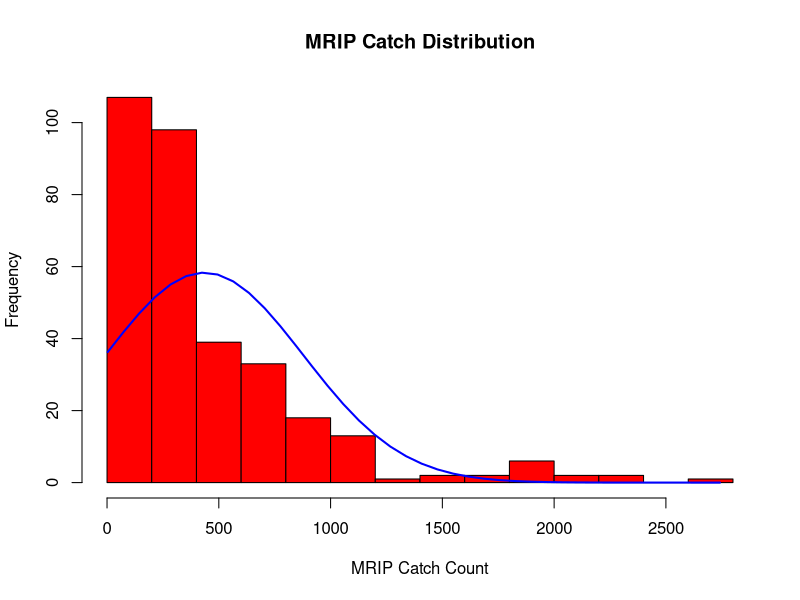

Source code (R): (Note: this script raises an error after producing the figure.)
## ---- chunk 1
library(tidyverse)
library(dplyr)
library(ggpubr)
## ---- chunk 2
HAB_MRIP <- read.csv("../data_out/sarasota.csv")
HAB_MRIP_small <- read.csv("../data_out/sarasota_year_month.csv")
## ---- chunk 3
summary(HAB_MRIP_small$mean_brevis_count)
summary(HAB_MRIP_small$catch_count)


## ---- chunk 4
#https://www.statmethods.net/graphs/density.html
# Add a Normal Curve (Thanks to Peter Dalgaard)
x <- HAB_MRIP_small$catch_count
h<-hist(x, breaks=10, col="red", xlab="MRIP Catch Count",
   main="MRIP Catch Distribution")
xfit<-seq(min(x),max(x),length=40)
yfit<-dnorm(xfit,mean=mean(x),sd=sd(x))
yfit <- yfit*diff(h$mids[1:2])*length(x)
lines(xfit, yfit, col="blue", lwd=2) 


## ---- chunk 5
x <- HAB_MRIP_small$brevis_count
h<-hist(x, breaks=10, col="red", xlab="HAB Mean Brevis Count",
   main="HAB Distribution")
xfit<-seq(min(x),max(x),length=40)
yfit<-dnorm(xfit,mean=mean(x),sd=sd(x))
yfit <- yfit*diff(h$mids[1:2])*length(x)
lines(xfit, yfit, col="blue", lwd=2) 
## ---- chunk 6
count(HAB_MRIP_small %>% filter(brevis_count<1000))
## ---- chunk 7
head(HAB_MRIP_small)

#Plot Correltation coeffecient

#http://www.sthda.com/english/wiki/correlation-test-between-two-variables-in-r

ggscatter(HAB_MRIP_small, x = "brevis_count", y = "catch_count", 
          add = "reg.line", conf.int = TRUE, 
          cor.coef = TRUE, cor.method = "pearson",
          xlab = "K. brevis", ylab = "Game Fish Caught")

#http://www.sthda.com/english/wiki/wiki.php?id_contents=7312

# x and y are numeric vectors with the same length


remove_outliers <- HAB_MRIP_small %>% filter(catch_count < 3000)

#Test 1
cor.test(remove_outliers$brevis_count, remove_outliers$catch_count, method=c("pearson", "kendall", "spearman"))
## ---- chunk 8
#test 2.  mean_brevis_count
cor.test(remove_outliers$mean_brevis_count, remove_outliers$catch_count, method=c("pearson", "kendall", "spearman"))  #nearly the same
## ---- chunk 9
#Test previous month 
cor.test(remove_outliers$previous_month_mean_brevis, remove_outliers$catch_count, method=c("pearson", "kendall", "spearman"))  #nearly the same

## ---- chunk 10
#Test without high catch count
tight <- HAB_MRIP_small %>% filter(catch_count < 600,brevis_count > 0)
cor.test(tight$mean_brevis, tight$catch_count, method=c("pearson", "kendall", "spearman"))
## ---- chunk 11
#Plot Correlation coeffecient

#http://www.sthda.com/english/wiki/correlation-test-between-two-variables-in-r

ggscatter(remove_outliers, x = "brevis_count", y = "catch_count", 
          add = "reg.line", conf.int = TRUE, 
          cor.coef = TRUE, cor.method = "pearson",
          xlab = "Aggregate K. brevis", ylab = "Game Fish Caught", title="Pearson's Correllation - Catch vs Brevis",
          add.params = list(color = "blue", fill = "lightgray"),cor.coef.coord =c(102821633,2000))

## ---- chunk 12

summary(HAB_MRIP_small$catch_count)
summary(HAB_MRIP_small$brevis_count)

#ggplot(HAB_MRIP_small, aes(x=catch_count)) + geom_histogram(binwidth=.5)

remove_outliers <- HAB_MRIP_small %>% filter(catch_count < 600,brevis_count > 0)
head(remove_outliers)


#http://www.sthda.com/english/wiki/correlation-test-between-two-variables-in-r

#Plot Correlation coeffecient

#http://www.sthda.com/english/wiki/correlation-test-between-two-variables-in-r

ggscatter(remove_outliers, x = "mean_brevis_count", y = "catch_count", 
          add = "reg.line", conf.int = TRUE, 
          cor.coef = TRUE, cor.method = "pearson",
          xlab = "Mean K. brevis", ylab = "Game Fish Caught", title="Pearson's Correllation - Catch vs Brevis",
          add.params = list(color = "blue", fill = "lightgray"),cor.coef.coord =c(4999000,500))
## ---- chunk 13
head(HAB_MRIP_small)
medium_to_high_brevis <- HAB_MRIP_small %>% filter(mean_brevis_count > 100000)
head(medium_to_high_brevis)

#http://www.sthda.com/english/wiki/correlation-test-between-two-variables-in-r

ggscatter(medium_to_high_brevis, x = "brevis_count", y = "catch_count", 
          add = "reg.line", conf.int = TRUE, 
          cor.coef = TRUE, cor.method = "pearson",
          xlab = "K. brevis", ylab = "Game Fish Caught")

